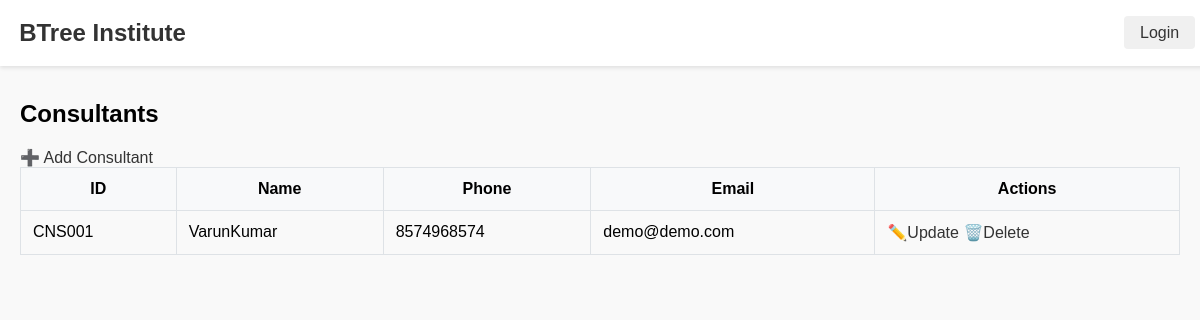
/consultants/, run on the app's committed database.
### consultantdb/models.py (models this page shows, shortened)
class Consultant(models.Model):
    consultant_id = models.CharField(max_length=10, unique=True, blank=True)
    name = models.CharField(max_length=100)
    phone_number = models.CharField(max_length=15)
    email = models.EmailField()

### consultantdb/views.py (the view)
# urls.py: path('', views.consultant_list, name='consultant_list'),
def consultant_list(request):
    consultants = Consultant.objects.all()
    return render(request, 'consultantdb/consultant_list.html', {'consultants': consultants})

### templates/consultantdb/consultant_list.html (shortened to what this page needs)
{% extends "base.html" %}
{% block content %}
<h2>Consultants</h2>
<a href="{% url 'create_consultant' %}">➕ Add Consultant</a>
<table border="1" cellpadding="5" cellspacing="0">
    <thead>
        <tr>
            <th>ID</th>
            <th>Name</th>
            <th>Phone</th>
            <th>Email</th>
            <th>Actions</th>
        </tr>
    </thead>
    <tbody>
        {% for consultant in consultants %}
        <tr>
            <td>{{ consultant.consultant_id }}</td>
            <td>{{ consultant.name }}</td>
            <td>{{ consultant.phone_number }}</td>
            <td>{{ consultant.email }}</td>
            <td>
                <a href="{% url 'update_consultant' consultant.pk %}">✏️Update</a>
                <a href="{% url 'delete_consultant' consultant.pk %}">🗑️Delete</a>
            </td>
        </tr>
        {% empty %}
        <tr><td colspan="5">No consultants found.</td></tr>
        {% endfor %}
    </tbody>
</table>
{% endblock %}

### static/css/styles.css (style rules this page uses)
body { font-family: Arial, sans-serif; margin: 0; padding: 0; background-color: #f9f9f9; }
a { text-decoration: none; color: #333; }

### data on the page
Consultant: consultant_id "CNS001", name "VarunKumar", phone_number "8574968574", email "demo@demo.com"
